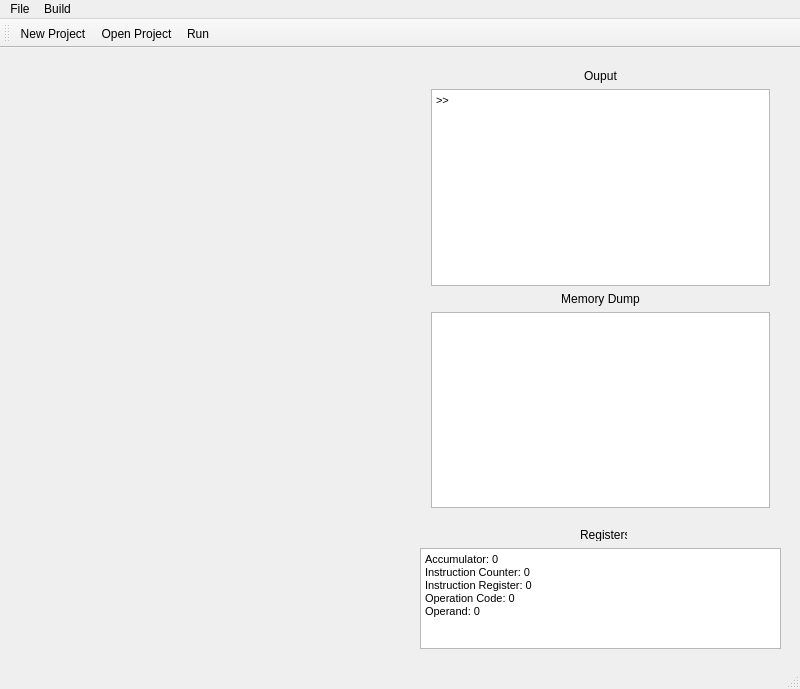
<?xml version="1.0" encoding="UTF-8"?>
<ui version="4.0">
 <class>MainWindow</class>
 <widget class="QMainWindow" name="MainWindow">
  <property name="geometry">
   <rect>
    <x>0</x>
    <y>0</y>
    <width>800</width>
    <height>689</height>
   </rect>
  </property>
  <property name="windowTitle">
   <string>MainWindow</string>
  </property>
  <widget class="QWidget" name="centralWidget">
   <widget class="QWidget" name="verticalLayoutWidget">
    <property name="geometry">
     <rect>
      <x>0</x>
      <y>10</y>
      <width>411</width>
      <height>591</height>
     </rect>
    </property>
    <layout class="QVBoxLayout" name="verticalLayout"/>
   </widget>
   <widget class="QLabel" name="label_3">
    <property name="geometry">
     <rect>
      <x>580</x>
      <y>480</y>
      <width>47</width>
      <height>13</height>
     </rect>
    </property>
    <property name="text">
     <string>Registers</string>
    </property>
   </widget>
   <widget class="QTextBrowser" name="textBrowser">
    <property name="geometry">
     <rect>
      <x>420</x>
      <y>500</y>
      <width>361</width>
      <height>101</height>
     </rect>
    </property>
    <property name="html">
     <string>&lt;!DOCTYPE HTML PUBLIC &quot;-//W3C//DTD HTML 4.0//EN&quot; &quot;http://www.w3.org/TR/REC-html40/strict.dtd&quot;&gt;
&lt;html&gt;&lt;head&gt;&lt;meta name=&quot;qrichtext&quot; content=&quot;1&quot; /&gt;&lt;style type=&quot;text/css&quot;&gt;
p, li { white-space: pre-wrap; }
&lt;/style&gt;&lt;/head&gt;&lt;body style=&quot; font-family:'MS Shell Dlg 2'; font-size:7.8pt; font-weight:400; font-style:normal;&quot;&gt;
&lt;p style=&quot; margin-top:0px; margin-bottom:0px; margin-left:0px; margin-right:0px; -qt-block-indent:0; text-indent:0px;&quot;&gt;&lt;span style=&quot; font-size:8.25pt;&quot;&gt;Accumulator: 0&lt;/span&gt;&lt;/p&gt;
&lt;p style=&quot; margin-top:0px; margin-bottom:0px; margin-left:0px; margin-right:0px; -qt-block-indent:0; text-indent:0px;&quot;&gt;&lt;span style=&quot; font-size:8.25pt;&quot;&gt;Instruction Counter: 0&lt;/span&gt;&lt;/p&gt;
&lt;p style=&quot; margin-top:0px; margin-bottom:0px; margin-left:0px; margin-right:0px; -qt-block-indent:0; text-indent:0px;&quot;&gt;&lt;span style=&quot; font-size:8.25pt;&quot;&gt;Instruction Register: 0&lt;/span&gt;&lt;/p&gt;
&lt;p style=&quot; margin-top:0px; margin-bottom:0px; margin-left:0px; margin-right:0px; -qt-block-indent:0; text-indent:0px;&quot;&gt;&lt;span style=&quot; font-size:8.25pt;&quot;&gt;Operation Code: 0&lt;/span&gt;&lt;/p&gt;
&lt;p style=&quot; margin-top:0px; margin-bottom:0px; margin-left:0px; margin-right:0px; -qt-block-indent:0; text-indent:0px;&quot;&gt;&lt;span style=&quot; font-size:8.25pt;&quot;&gt;Operand: 0&lt;/span&gt;&lt;/p&gt;&lt;/body&gt;&lt;/html&gt;</string>
    </property>
   </widget>
   <widget class="QWidget" name="layoutWidget">
    <property name="geometry">
     <rect>
      <x>420</x>
      <y>10</y>
      <width>361</width>
      <height>461</height>
     </rect>
    </property>
    <layout class="QVBoxLayout" name="verticalLayout_2">
     <item>
      <widget class="QLabel" name="label">
       <property name="text">
        <string>Ouput</string>
       </property>
       <property name="alignment">
        <set>Qt::AlignCenter</set>
       </property>
      </widget>
     </item>
     <item>
      <widget class="QTextBrowser" name="outputWindow">
       <property name="html">
        <string>&lt;!DOCTYPE HTML PUBLIC &quot;-//W3C//DTD HTML 4.0//EN&quot; &quot;http://www.w3.org/TR/REC-html40/strict.dtd&quot;&gt;
&lt;html&gt;&lt;head&gt;&lt;meta name=&quot;qrichtext&quot; content=&quot;1&quot; /&gt;&lt;style type=&quot;text/css&quot;&gt;
p, li { white-space: pre-wrap; }
&lt;/style&gt;&lt;/head&gt;&lt;body style=&quot; font-family:'MS Shell Dlg 2'; font-size:7.8pt; font-weight:400; font-style:normal;&quot;&gt;
&lt;p style=&quot; margin-top:0px; margin-bottom:0px; margin-left:0px; margin-right:0px; -qt-block-indent:0; text-indent:0px;&quot;&gt;&lt;span style=&quot; font-size:8.25pt;&quot;&gt;&amp;gt;&amp;gt;&lt;/span&gt;&lt;/p&gt;&lt;/body&gt;&lt;/html&gt;</string>
       </property>
      </widget>
     </item>
     <item>
      <widget class="QLabel" name="label_2">
       <property name="text">
        <string>Memory Dump</string>
       </property>
       <property name="alignment">
        <set>Qt::AlignCenter</set>
       </property>
      </widget>
     </item>
     <item>
      <widget class="QTableWidget" name="tableWidget"/>
     </item>
    </layout>
   </widget>
  </widget>
  <widget class="QMenuBar" name="menuBar">
   <property name="geometry">
    <rect>
     <x>0</x>
     <y>0</y>
     <width>800</width>
     <height>20</height>
    </rect>
   </property>
   <widget class="QMenu" name="menuFile">
    <property name="title">
     <string>File</string>
    </property>
    <addaction name="actionNewProject"/>
    <addaction name="actionOpen"/>
    <addaction name="separator"/>
   </widget>
   <widget class="QMenu" name="menuBuild">
    <property name="title">
     <string>Build</string>
    </property>
    <addaction name="actionRun"/>
   </widget>
   <addaction name="menuFile"/>
   <addaction name="menuBuild"/>
  </widget>
  <widget class="QStatusBar" name="statusBar"/>
  <widget class="QToolBar" name="toolBar">
   <property name="windowTitle">
    <string>toolBar</string>
   </property>
   <attribute name="toolBarArea">
    <enum>TopToolBarArea</enum>
   </attribute>
   <attribute name="toolBarBreak">
    <bool>false</bool>
   </attribute>
   <addaction name="actionNewProject"/>
   <addaction name="actionOpen"/>
   <addaction name="actionRun"/>
  </widget>
  <action name="actionOpen">
   <property name="icon">
    <iconset resource="res.qrc">
     <normaloff>:/Images/open_file_icon.jpg</normaloff>:/Images/open_file_icon.jpg</iconset>
   </property>
   <property name="text">
    <string>Open Project</string>
   </property>
  </action>
  <action name="actionRun">
   <property name="icon">
    <iconset resource="res.qrc">
     <normaloff>:/Images/run.jpg</normaloff>:/Images/run.jpg</iconset>
   </property>
   <property name="text">
    <string>Run</string>
   </property>
  </action>
  <action name="actionNewProject">
   <property name="icon">
    <iconset resource="res.qrc">
     <normaloff>:/Images/new_file_icon.png</normaloff>:/Images/new_file_icon.png</iconset>
   </property>
   <property name="text">
    <string>New Project</string>
   </property>
  </action>
 </widget>
 <layoutdefault spacing="6" margin="11"/>
 <resources>
  <include location="res.qrc"/>
 </resources>
 <connections/>
</ui>
